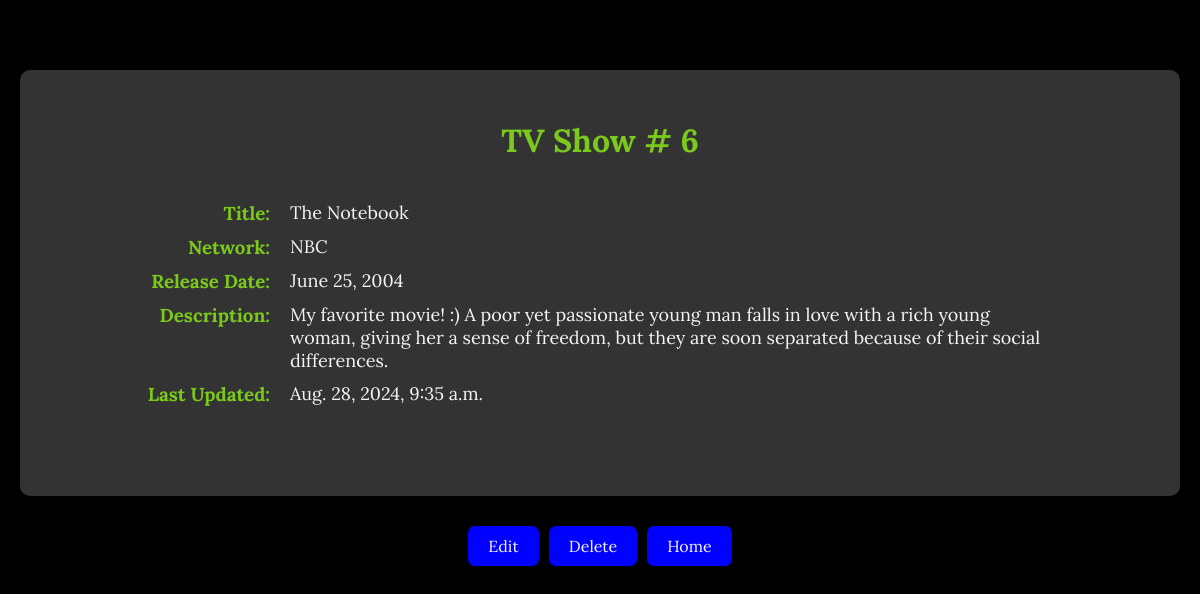
Screenshot of /shows/6/show with the database file from the repository.
### semi_restful_validated_app/models.py (models this page shows, shortened)
class Show(models.Model):
    title = models.CharField(max_length=255)
    network = models.CharField(max_length=255)
    release_date = models.DateField()
    description = models.CharField(max_length=255)
    objects = ShowManager()
    created_at = models.DateTimeField(auto_now_add=True)
    updated_at = models.DateTimeField(auto_now=True)

### semi_restful_validated_app/views.py (the view)
# urls.py: path('shows/<int:show_id>/show', views.show, name='show'),  # Display specific show details
def show(request, show_id):
    one_show = Show.objects.get(id=show_id)
    context = {
        'show': one_show
    }
    return render(request, 'tv_show.html', context)

### semi_restful_validated_app/templates/tv_show.html (shortened to what this page needs)
<!DOCTYPE html>
<html lang="en">
<head>
    {% load static %}
    <link rel="stylesheet" href="{% static 'css/tvShow.css' %}">
</head>
<body>
    <div class="container">
        <div class="main">
                <h1>TV Show # {{show.id}}</h1>
                <div class="content">
                    <div>
                        <h3>Title:</h3>
                        <p>{{ show.title }}</p>
                    </div>
                    <div>
                        <h3>Network:</h3>
                        <p>{{ show.network }}</p>
                    </div>
                    <div>
                        <h3>Release Date:</h3>
                        <p>{{ show.release_date }}</p>
                    </div>
                    <div>
                        <h3>Description:</h3>
                        <p>{{ show.description }}</p>
                    </div>
                    <div>
                        <h3>Last Updated:</h3>
                        <p>{{ show.updated_at }}</p>
                    </div>
                </div>
        </div>
        <div class="button-wrapper">
            <a href="{% url 'edit' show.id %}">
                <button class="btn" type="button">Edit</button>
            </a>
            <form method="POST" id="delete_btn" action="{% url 'delete' show.id %}">
                <button type="submit" class="btn"
                    onclick="return confirm('Are you sure you want to delete this show?');">Delete</button>
            </form>
            <button class="btn" type="button" onclick="window.location.href='{% url 'index' %}'">Home</button>
        </div>
    </div>
</body>
</html>

### semi_restful_validated_app/static/css/tvShow.css (style rules this page uses)
* { margin: 0; padding: 0; box-sizing: border-box; font-family: Lora, serif; }
.container { display: flex; flex-direction: column; align-items: center; background-color: black; min-height: 100vh; padding: 20px; }
.main { display: flex; flex-direction: column; margin-top: 50px; background-color: #333; padding: 50px 120px 50px 120px; border-radius: 10px; width: 100%; }
h1 { color: rgb(123, 202, 27); margin: 0 auto; margin-bottom: 40px; }
.content { color: whitesmoke; display: flex; flex-direction: column; margin-bottom: 30px; }
.content > div { display: flex; align-items: flex-start; margin-bottom: 10px; }
h3 { color: rgb(123, 202, 27); margin: 0; min-width: 150px; text-align: right; padding-right: 20px; }
p { margin: 0; flex: 1; font-size: large; }
.button-wrapper { display: flex; justify-content: center; gap: 10px; margin: 30px 0 20px 0; }
.btn { background-color: blue; color: whitesmoke; padding: 10px 20px; border: none; border-radius: 7px; cursor: pointer; font-size: 16px; transition: background-color 0.3s; }

### rows the page displays
Show: id "6", title "The Notebook", network "NBC", release_date "June 25, 2004", description "My favorite movie! :) A poor yet passionate young man falls in love with a rich young woman, giving her a sense of freedom, but they are soon separated because of their social differences.", updated_at "Aug. 28, 2024, 9:35 a.m."
